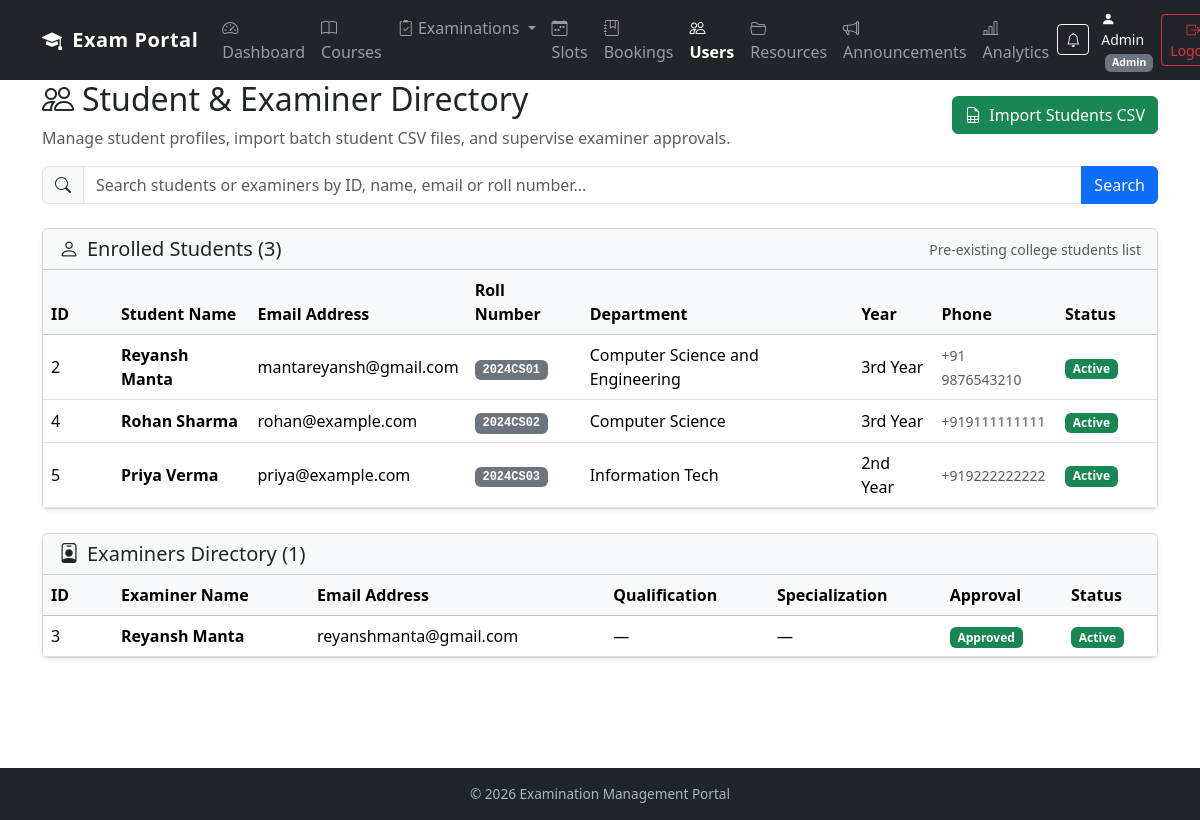
The app's page /admin/users (signed in) with its own data.
### models.py (models this page shows, shortened)
class User(db.Model):
    id = db.Column(db.Integer, primary_key=True)
    name = db.Column(db.String(100), nullable=False)
    email = db.Column(db.String(100), unique=True, nullable=False)
    password_hash = db.Column(db.String(200), nullable=False)
    role = db.Column(db.String(20), nullable=False)
    is_approved = db.Column(db.Boolean, default=False)
    is_active = db.Column(db.Boolean, default=True)

class StudentProfile(db.Model):
    id = db.Column(db.Integer, primary_key=True)
    user_id = db.Column(
        db.Integer, db.ForeignKey("user.id"), unique=True, nullable=False
    )
    roll_number = db.Column(db.String(50), unique=True)
    department = db.Column(db.String(100))
    year = db.Column(db.String(20))
    phone = db.Column(db.String(30))
    user = db.relationship("User", backref=db.backref("student_profile", uselist=False))

class ExaminerProfile(db.Model):
    id = db.Column(db.Integer, primary_key=True)
    user_id = db.Column(
        db.Integer, db.ForeignKey("user.id"),
        unique=True, nullable=False
    )
    qualification = db.Column(db.String(200))
    specialization = db.Column(db.String(200))
    user = db.relationship(
        "User",
        backref=db.backref("examiner_profile", uselist=False)
    )

### app.py (the view, shortened to what this page needs)
@app.route("/admin/users")
@role_required("Admin")
def admin_users():
    search = request.args.get("search", "").strip().lower()
    students = User.query.filter_by(role="Student").all()
    examiners = User.query.filter_by(role="Examiner").all()
    return render_template(
        "admin_users.html",
        students=students,
        examiners=examiners,
        search=search
    )

### app.py (called while the page is built)
def role_required(required_role):
    def decorator(function):
        @wraps(function)
        def wrapper(*args, **kwargs):
            if "user_id" not in session:
                return redirect(url_for("login"))
            user = User.query.get(session["user_id"])
            if not user.is_active:
                session.clear()
                return redirect(url_for("login"))
            if user is None:
                session.clear()
                return redirect(url_for("login"))
            if user.role != required_role:
                abort(403)
            if user.role == "Examiner" and not user.is_approved:
                session.clear()
                return redirect(url_for("login"))
            return function(*args, **kwargs)
        return wrapper
    return decorator

@app.context_processor
def inject_global_data():
    unread_count = 0
    if "user_id" in session:
        unread_count = Notification.query.filter_by(
            user_id=session["user_id"],
            is_read=False
        ).count()
    return {"unread_notifications_count": unread_count}

### templates/admin_users.html (shortened to what this page needs)
{% extends "base.html" %}
{% block content %}
<div class="container mt-4">
    <div class="d-flex justify-content-between align-items-center mb-3">
        <div>
            <h2><i class="bi bi-people me-2"></i>Student & Examiner Directory</h2>
            <p class="text-muted mb-0">Manage student profiles, import batch student CSV files, and supervise examiner approvals.</p>
        </div>
        <button class="btn btn-success" data-bs-toggle="collapse" data-bs-target="#importCsvCollapse">
            <i class="bi bi-file-earmark-spreadsheet me-1"></i> Import Students CSV
        </button>
    </div>
    <form method="GET" class="mb-4">
        <div class="input-group">
            <span class="input-group-text"><i class="bi bi-search"></i></span>
            <input type="text"
                   name="search"
                   class="form-control"
                   placeholder="Search students or examiners by ID, name, email or roll number..."
                   value="{{ search }}">
            <button type="submit" class="btn btn-primary">Search</button>
        </div>
    </form>
    <div class="card shadow-sm mb-4">
        <div class="card-header bg-light d-flex justify-content-between align-items-center">
            <h5 class="mb-0"><i class="bi bi-person me-2"></i>Enrolled Students ({{ students|length }})</h5>
            <small class="text-muted">Pre-existing college students list</small>
        </div>
        <div class="card-body p-0">
            <div class="table-responsive">
                <table class="table table-hover align-middle mb-0">
                    <thead class="table-light">
                        <tr>
                            <th style="width: 70px;">ID</th>
                            <th>Student Name</th>
                            <th>Email Address</th>
                            <th>Roll Number</th>
                            <th>Department</th>
                            <th>Year</th>
                            <th>Phone</th>
                            <th style="width: 100px;">Status</th>
                        </tr>
                    </thead>
                    <tbody>
                        {% for student in students %}
                        <tr>
                            <td>{{ student.id }}</td>
                            <td class="fw-bold">{{ student.name }}</td>
                            <td>{{ student.email }}</td>
                            <td>
                                {% if student.student_profile and student.student_profile.roll_number %}
                                    <span class="badge bg-secondary font-monospace">{{ student.student_profile.roll_number }}</span>
                                {% else %}
                                    <span class="text-muted small">—</span>
                                {% endif %}
                            </td>
                            <td>{{ student.student_profile.department if student.student_profile and student.student_profile.department else '—' }}</td>
                            <td>{{ student.student_profile.year if student.student_profile and student.student_profile.year else '—' }}</td>
                            <td><small class="text-muted">{{ student.student_profile.phone if student.student_profile and student.student_profile.phone else '—' }}</small></td>
                            <td>
                                {% if student.is_active %}
                                    <span class="badge bg-success">Active</span>
                                {% else %}
                                    <span class="badge bg-secondary">Inactive</span>
                                {% endif %}
                            </td>
                        </tr>
                        {% else %}
                        <tr>
                            <td colspan="8" class="text-center py-4 text-muted">No students found. Use "Import Students CSV" above to load student records.</td>
                        </tr>
                        {% endfor %}
                    </tbody>
                </table>
            </div>
        </div>
    </div>
    <div class="card shadow-sm mb-4">
        <div class="card-header bg-light d-flex justify-content-between align-items-center">
            <h5 class="mb-0"><i class="bi bi-person-badge me-2"></i>Examiners Directory ({{ examiners|length }})</h5>
        </div>
        <div class="card-body p-0">
            <div class="table-responsive">
                <table class="table table-hover align-middle mb-0">
                    <thead class="table-light">
                        <tr>
                            <th style="width: 70px;">ID</th>
                            <th>Examiner Name</th>
                            <th>Email Address</th>
                            <th>Qualification</th>
                            <th>Specialization</th>
                            <th>Approval</th>
                            <th>Status</th>
                        </tr>
                    </thead>
                    <tbody>
                        {% for examiner in examiners %}
                        <tr>
                            <td>{{ examiner.id }}</td>
                            <td class="fw-bold">{{ examiner.name }}</td>
                            <td>{{ examiner.email }}</td>
                            <td>{{ examiner.examiner_profile.qualification if examiner.examiner_profile and examiner.examiner_profile.qualification else '—' }}</td>
                            <td>{{ examiner.examiner_profile.specialization if examiner.examiner_profile and examiner.examiner_profile.specialization else '—' }}</td>
                            <td>
                                {% if examiner.is_approved %}
                                    <span class="badge bg-success">Approved</span>
                                {% else %}
                                    <span class="badge bg-warning text-dark">Pending</span>
                                {% endif %}
                            </td>
                            <td>
                                {% if examiner.is_active %}
                                    <span class="badge bg-success">Active</span>
                                {% else %}
                                    <span class="badge bg-secondary">Inactive</span>
                                {% endif %}
                            </td>
                        </tr>
                        {% else %}
                        <tr>
                            <td colspan="7" class="text-center py-4 text-muted">No examiners found.</td>
                        </tr>
                        {% endfor %}
                    </tbody>
                </table>
            </div>
        </div>
    </div>
</div>
{% endblock %}

### templates/base.html (style rules this page uses)
body { padding-top: 56px; }

### records on screen
User: id "2", name "Reyansh Manta", email "mantareyansh@gmail.com", student_profile.roll_number "2024CS01", student_profile "Computer Science and Engineering", student_profile "3rd Year", student_profile "+91 9876543210", is_active "Active"
User: id "4", name "Rohan Sharma", email "rohan@example.com", student_profile.roll_number "2024CS02", student_profile "Computer Science", student_profile "3rd Year", student_profile "+919111111111", is_active "Active"
User: id "5", name "Priya Verma", email "priya@example.com", student_profile.roll_number "2024CS03", student_profile "Information Tech", student_profile "2nd Year", student_profile "+919222222222", is_active "Active"
User: id "3", name "Reyansh Manta", email "reyanshmanta@gmail.com", examiner_profile "—", is_approved "Approved", is_active "Active"

### other values on screen
{{ session.get("user_name") }} "Admin"
{{ session.get("role") }} "Admin"
{{ students|length }} "3"
{{ examiners|length }} "1"
